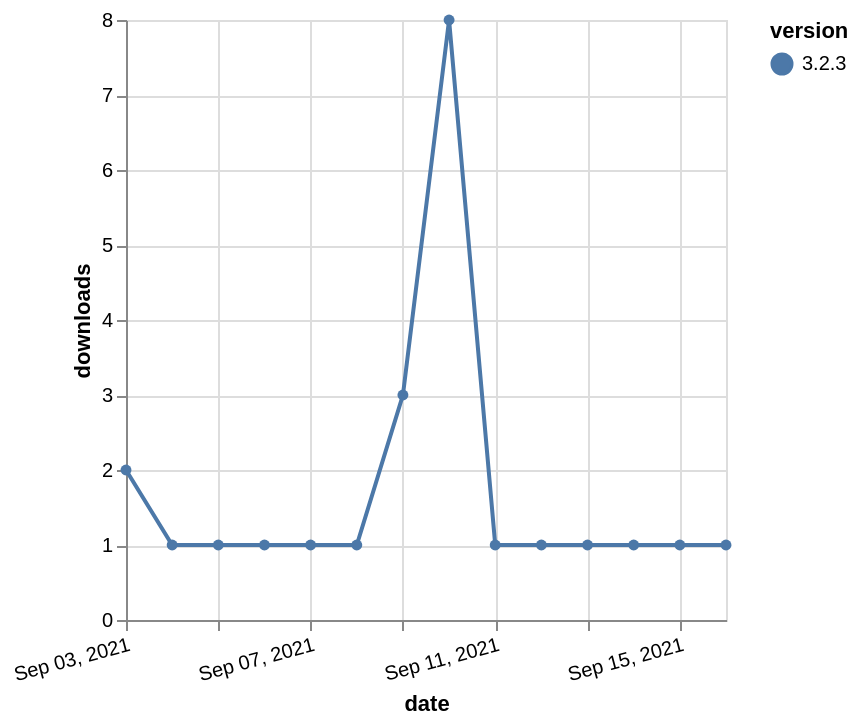

Vega-Lite specification stored for this chart:
### Vega-Lite specification from a JSON file in a GitHub repository (floating-point values rounded to 4 significant figures)
{"$schema": "https://vega.github.io/schema/vega-lite/v5.json", "description": "A simple bar chart with embedded data.", "data": {"values": [{"date": "2021-09-03", "total": 510, "delta": 2, "version": "3.2.3"}, {"date": "2021-09-04", "total": 511, "delta": 1, "version": "3.2.3"}, {"date": "2021-09-05", "total": 512, "delta": 1, "version": "3.2.3"}, {"date": "2021-09-06", "total": 513, "delta": 1, "version": "3.2.3"}, {"date": "2021-09-07", "total": 514, "delta": 1, "version": "3.2.3"}, {"date": "2021-09-08", "total": 515, "delta": 1, "version": "3.2.3"}, {"date": "2021-09-09", "total": 518, "delta": 3, "version": "3.2.3"}, {"date": "2021-09-10", "total": 526, "delta": 8, "version": "3.2.3"}, {"date": "2021-09-11", "total": 527, "delta": 1, "version": "3.2.3"}, {"date": "2021-09-12", "total": 528, "delta": 1, "version": "3.2.3"}, {"date": "2021-09-13", "total": 529, "delta": 1, "version": "3.2.3"}, {"date": "2021-09-14", "total": 530, "delta": 1, "version": "3.2.3"}, {"date": "2021-09-15", "total": 531, "delta": 1, "version": "3.2.3"}, {"date": "2021-09-16", "total": 532, "delta": 1, "version": "3.2.3"}]}, "width": "container", "mark": {"type": "line", "point": {"filled": true}}, "encoding": {"x": {"field": "date", "type": "temporal", "timeUnit": "yearmonthdate", "title": "date", "axis": {"labelAngle": -15}}, "y": {"field": "delta", "type": "quantitative", "title": "downloads"}, "color": {"field": "version", "type": "nominal"}, "tooltip": {"field": "delta"}}}
